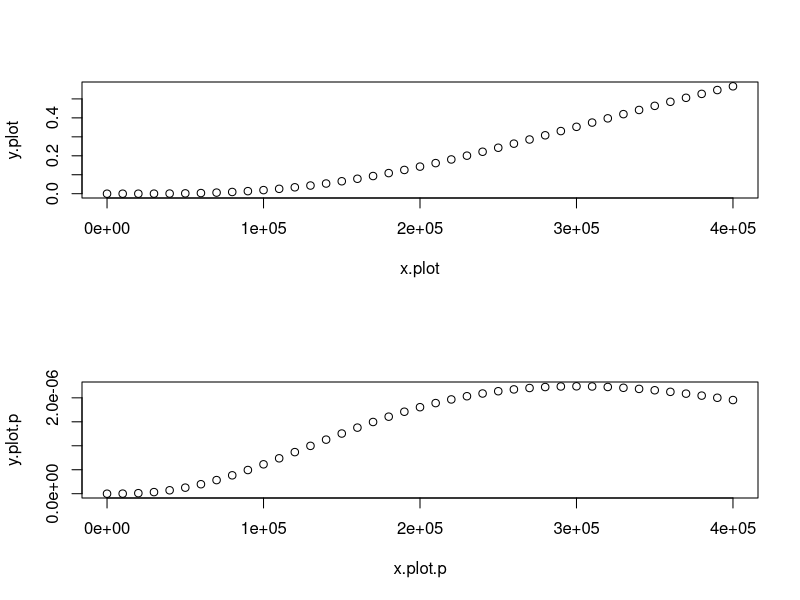

This figure's R source:
#!/usr/bin/RScript

exp_d <- function(x, b) {
    1 - exp(-x/b)
}

plot_exp_d <- function() {
    par(mfrow = c(3,3))
    for(b in seq(0.1,1.7,by=0.2)) {
        x.plot <- seq(-1,1,by=0.05)
        y.plot <- exp_d(x.plot, b)
        plot(x.plot, y.plot)
    }
}


gamma_d_p <- function(x, alpha, beta) {
    (1/(factorial(alpha) * beta^(alpha+1))) * x^alpha * exp(-x/beta)     
}

gamma_d <- function(x, alpha, beta) {
    alpha_v <- 0:alpha
    out <- NULL
    for(i in 1:length(x)) {
        out <- rbind(out, 1 - sum( exp(-x[i]/beta) * (x[i]/beta)^alpha_v * 1/factorial(alpha_v)))
    }
    return(out)
}

plot_gamma_d <- function() {
    par(mfrow = c(2,1))
    b <- 10^5
    a <- 3
    x.plot <- seq(0,400000, by=10000)
    y.plot <- gamma_d(x.plot,a,b)
    plot(x.plot, y.plot)
    x.plot.p <- seq(0,400000, by=10000)
    y.plot.p <- gamma_d_p(x.plot.p, a, b)
    plot(x.plot.p, y.plot.p)
}

plot_gamma_d()
